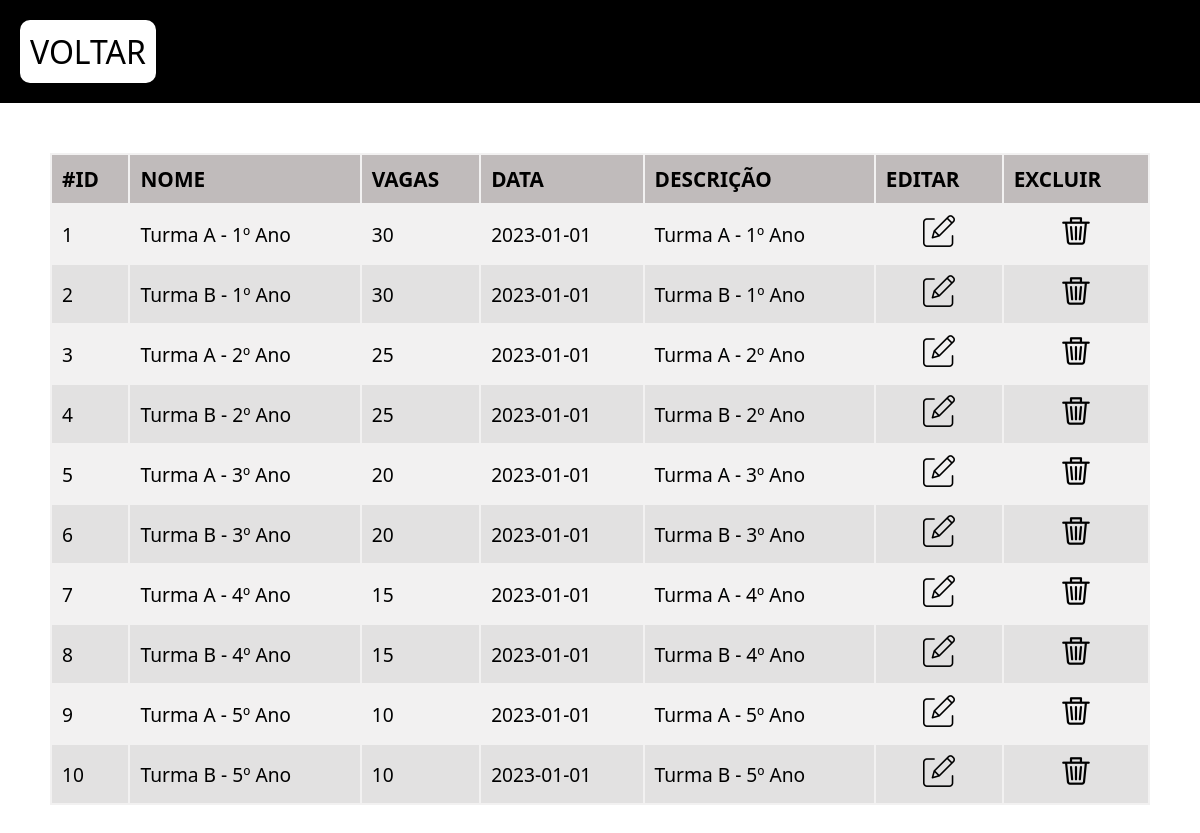
The app's page /pages/consultarTurmas.php with its own data.
### tables this page shows
CREATE TABLE turmas (
    id_turma INT AUTO_INCREMENT PRIMARY KEY NOT NULL,
    nome_turma VARCHAR(100) NOT NULL,
    ano DATE NOT NULL,
    numero_vagas INT NOT NULL,
    desc_turma VARCHAR(100)
);

### Controllers/TurmaTabela.php (called while the page is built, shortened)
<?php
include '../lib/conn.php';
class Turma{
    public function listarTurmas(){
        global $conn;
        $sqlSelectTurmas = 'SELECT * FROM turmas';
        $sqlSelectTurmas = $conn->prepare($sqlSelectTurmas);
        $sqlSelectTurmas->execute();
        $resultado = $sqlSelectTurmas->fetchAll(PDO::FETCH_OBJ);
        return $resultado;
    }
}

### pages/consultarTurmas.php (the view, shortened to what this page needs)
<?php
include '../Controllers/TurmaTabela.php';
$turmas = new Turma();
$resultado = $turmas->listarTurmas();
?>
<!DOCTYPE html>
<html lang="pt-br">
<head>
  <link rel="stylesheet" href="../assets/style/default.css">
  <link rel="stylesheet" href="../assets/style/consultas.css">
  <link rel="stylesheet" href="../assets/style/header.css">
</head>
<body>
  <header>
    <div class="voltar">
      <a href="../index.php">
        <label>VOLTAR</label>
      </a>
    </div>
  </header>
  <main>
    <table id="tabelas_consultas">
      <thead>
        <tr>
          <td scope="col">#id</td>
          <td scope="col">Nome</td>
          <td scope="col">Vagas</td>
          <td scope="col">Data</td>
          <td scope="col">Descrição</td>
          <td scope="col">Editar</td>
          <td scope="col">Excluir</td>
        </tr>
      </thead>
      <tbody>
        <?php
        foreach ($resultado as $turma) {
        ?>
          <tr>
            <td><?= $turma->id_turma ?></td>
            <td><?= $turma->nome_turma ?></td>
            <td><?= $turma->numero_vagas ?></td>
            <td><?= $turma->ano ?></td>
            <td><?= $turma->desc_turma ?></td>
            <td>
              <div class="icones">
                <a href="../pages/editarTurma.php?id=<?= $turma->id_turma ?>">
                  <img src="../assets/imgs/editar.png" alt="">
                </a>
              </div>
            </td>
            <td>
              <div class="icones">
                <a href="../functions/realizarExclusaoTurma.php?id=<?= $turma->id_turma ?>">
                  <img src="../assets/imgs/excluir.png" alt="">
                </a>
              </div>
            </td>
          </tr>
        <?php
        }
        ?>
      </tbody>
    </table>
  </main>
</body>
</html>

### assets/style/default.css (style rules this page uses)
* { margin: 0; padding: 0; box-sizing: border-box; font-family: system-ui, sans-serif; }

### assets/style/consultas.css (style rules this page uses)
main { display: flex; justify-content: center; align-items: center; }
#tabelas_consultas { margin: 50px; }
table { width: 100%; background-color: rgba(223, 222, 222, 0.411); font-size: 1.2rem; }
thead td { background-color: rgb(192, 187, 187); font-weight: 600; font-size: 1.3rem; text-transform: uppercase; }
td { padding: 10px; }
.icones { display: flex; justify-content: center; }
img { margin: auto; height: 2rem; width: 2rem; }
td, th { text-align: left; }
tr:nth-child(even) { background-color: #e2e1e1; }

### assets/style/header.css (style rules this page uses)
header { background-color: black; display: flex; padding: 20px; }
.voltar { display: flex; align-items: center; justify-content: center; background-color: #fff; font-size: 2rem; border-radius: 10px; padding: 10px; }
a { color: #000000; text-decoration: none; }

### records on screen
turmas: id_turma "1", nome_turma "Turma A - 1º Ano", numero_vagas "30", ano "2023-01-01", desc_turma "Turma A - 1º Ano"
turmas: id_turma "2", nome_turma "Turma B - 1º Ano", numero_vagas "30", ano "2023-01-01", desc_turma "Turma B - 1º Ano"
turmas: id_turma "3", nome_turma "Turma A - 2º Ano", numero_vagas "25", ano "2023-01-01", desc_turma "Turma A - 2º Ano"
turmas: id_turma "4", nome_turma "Turma B - 2º Ano", numero_vagas "25", ano "2023-01-01", desc_turma "Turma B - 2º Ano"
turmas: id_turma "5", nome_turma "Turma A - 3º Ano", numero_vagas "20", ano "2023-01-01", desc_turma "Turma A - 3º Ano"
turmas: id_turma "6", nome_turma "Turma B - 3º Ano", numero_vagas "20", ano "2023-01-01", desc_turma "Turma B - 3º Ano"
turmas: id_turma "7", nome_turma "Turma A - 4º Ano", numero_vagas "15", ano "2023-01-01", desc_turma "Turma A - 4º Ano"
turmas: id_turma "8", nome_turma "Turma B - 4º Ano", numero_vagas "15", ano "2023-01-01", desc_turma "Turma B - 4º Ano"
turmas: id_turma "9", nome_turma "Turma A - 5º Ano", numero_vagas "10", ano "2023-01-01", desc_turma "Turma A - 5º Ano"
turmas: id_turma "10", nome_turma "Turma B - 5º Ano", numero_vagas "10", ano "2023-01-01", desc_turma "Turma B - 5º Ano"
